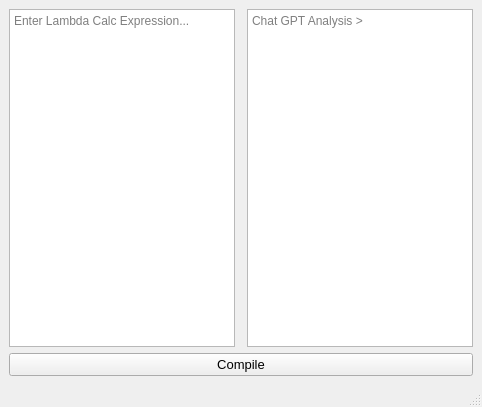
<?xml version="1.0" encoding="UTF-8"?>
<ui version="4.0">
 <class>MainWindow</class>
 <widget class="QMainWindow" name="MainWindow">
  <property name="geometry">
   <rect>
    <x>0</x>
    <y>0</y>
    <width>482</width>
    <height>407</height>
   </rect>
  </property>
  <property name="contextMenuPolicy">
   <enum>Qt::DefaultContextMenu</enum>
  </property>
  <property name="windowTitle">
   <string>APL GROUP PROJECT</string>
  </property>
  <property name="windowIcon">
   <iconset>
    <normaloff>code icon.png</normaloff>code icon.png</iconset>
  </property>
  <widget class="QWidget" name="centralwidget">
   <layout class="QGridLayout" name="gridLayout_2">
    <item row="0" column="1">
     <layout class="QVBoxLayout" name="verticalLayout_2"/>
    </item>
    <item row="0" column="0">
     <widget class="QTextEdit" name="textEdit">
      <property name="placeholderText">
       <string>Enter Lambda Calc Expression...</string>
      </property>
     </widget>
    </item>
    <item row="1" column="1">
     <layout class="QVBoxLayout" name="verticalLayout_3"/>
    </item>
    <item row="2" column="0" colspan="3">
     <widget class="QPushButton" name="pushButton">
      <property name="font">
       <font>
        <pointsize>10</pointsize>
       </font>
      </property>
      <property name="autoFillBackground">
       <bool>false</bool>
      </property>
      <property name="text">
       <string>Compile</string>
      </property>
     </widget>
    </item>
    <item row="0" column="2">
     <widget class="QTextEdit" name="textEdit_2">
      <property name="readOnly">
       <bool>true</bool>
      </property>
      <property name="placeholderText">
       <string>Chat GPT Analysis &gt;</string>
      </property>
     </widget>
    </item>
   </layout>
  </widget>
  <widget class="QMenuBar" name="menubar">
   <property name="geometry">
    <rect>
     <x>0</x>
     <y>0</y>
     <width>482</width>
     <height>21</height>
    </rect>
   </property>
  </widget>
  <widget class="QStatusBar" name="statusbar"/>
 </widget>
 <resources/>
 <connections/>
</ui>
